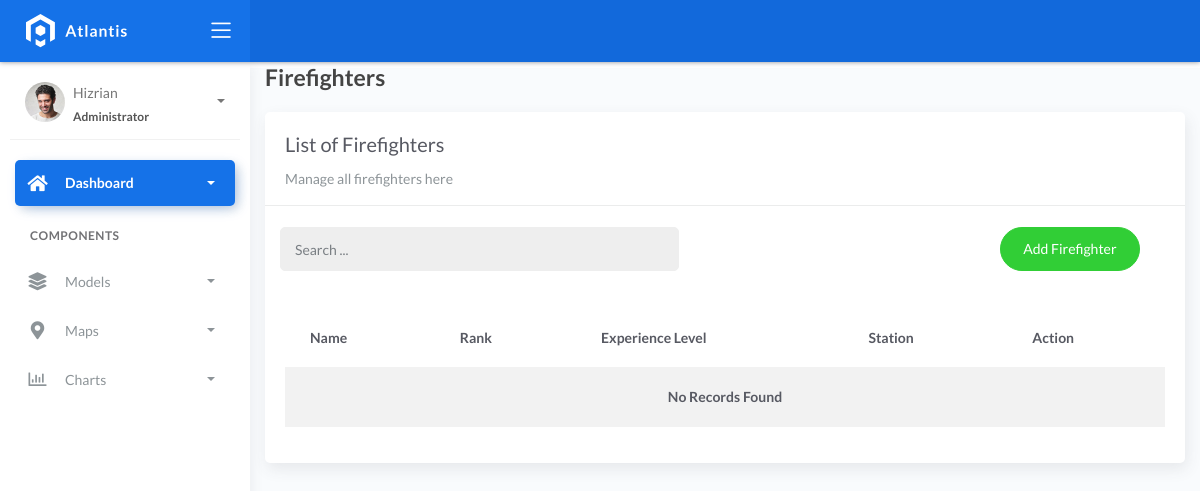
The app's page /firefighters/, older data.
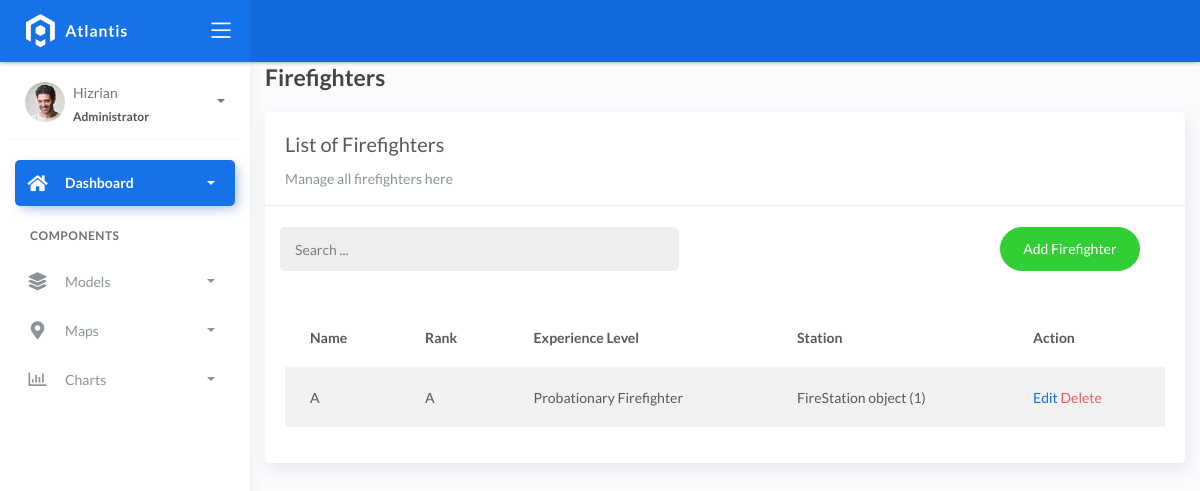
The same page, newer data.
### fire/models.py (models this page shows)
class BaseModel(models.Model):
    created_at = models.DateTimeField(auto_now_add=True, db_index=True)
    updated_at = models.DateTimeField(auto_now=True)
    class Meta:
        abstract = True

class Firefighters(BaseModel):
    XP_CHOICES = (
        ('Probationary Firefighter', 'Probationary Firefighter'),
        ('Firefighter I', 'Firefighter I'),
        ('Firefighter II', 'Firefighter II'),
        ('Firefighter III', 'Firefighter III'),
        ('Driver', 'Driver'),
        ('Captain', 'Captain'),
        ('Battalion Chief', 'Battalion Chief'),)
    name = models.CharField(max_length=150)
    rank = models.CharField(max_length=150)
    experience_level = models.CharField(max_length=150, choices=XP_CHOICES)
    station = models.ForeignKey(FireStation, on_delete=models.CASCADE, null=True, blank=True)

class FireStation(BaseModel):
    name = models.CharField(max_length=150)
    latitude = models.DecimalField(
        max_digits=22, decimal_places=16, null=True, blank=True)
    longitude = models.DecimalField(
        max_digits=22, decimal_places=16, null=True, blank=True)
    address = models.CharField(max_length=150)
    city = models.CharField(max_length=150)  # can be in separate table
    country = models.CharField(max_length=150)  # can be in separate table

### fire/views.py (the view)
# urls.py: path('firefighters/', views.FirefighterListView.as_view(), name='firefighters_list'),
class FirefighterListView(ListView):
    model = Firefighters
    template_name = "firefighters/list.html"
    context_object_name = "firefighters"
    paginate_by = 5

### templates/firefighters/list.html (shortened to what this page needs)
{% extends 'base.html' %} {% block content %}
<div class="content">
    <div class="container-fluid">
        <h4 class="page-title">Firefighters</h4>
        <div class="row">
            <div class="col-md-12">
                <div class="card">
                    <div class="card-header">
                        <div class="card-title">List of Firefighters</div>
                        <div class="card-category">Manage all firefighters here</div>
                    </div>
                    <br />
                    <div class="col-md-12 row">
                        <div class="col-md-6">
                            <form class="navbar-left navbar-form nav-search mr-md-3" action="{% url 'firefighters_list' %}">
                                <div class="input-group">
                                    <input type="text" placeholder="Search ... " class="form-control" name="q" />
                                    <div class="input-group-append">
                                        <span class="input-group-text">
                                        </span>
                                    </div>
                                </div>
                            </form>
                        </div>
                        <div class="col-md-6">
                            <div class="pull-right">
                                <a href="{% url 'firefighters_create' %}" class="btn btn-success btn-rounded">Add Firefighter</a>
                            </div>
                        </div>
                    </div>
                    <div class="card-body">
                        <table class="table table-striped mt-3">
                            <thead>
                                <tr>
                                    <th>Name</th>
                                    <th>Rank</th>
                                    <th>Experience Level</th>
                                    <th>Station</th>
                                    <th>Action</th>
                                </tr>
                            </thead>
                            <tbody>
                                {% for firefighter in object_list %}
                                <tr>
                                    <td>{{ firefighter.name }}</td>
                                    <td>{{ firefighter.rank }}</td>
                                    <td>{{ firefighter.experience_level }}</td>
                                    <td>{{ firefighter.station }}</td>
                                    <td>
                                        <a href="{% url 'firefighters_update' firefighter.id %}">Edit</a>
                                        <a href="{% url 'firefighters_delete' firefighter.id %}" class="text-danger">Delete</a>
                                    </td>
                                </tr>
                                {% empty %}
                                <tr>
                                    <td colspan="7" style="text-align: center;">
                                        <p class="text-sm font-weight-bold mb-0">No Records Found</p>
                                    </td>
                                </tr>
                                {% endfor %}
                            </tbody>
                        </table>
                    </div>
                </div>
            </div>
        </div>
    </div>
</div>
{% endblock %}

Row changes from the older to the newer data that the page shows:
added Firefighters: name "A", rank "A", experience_level "Probationary Firefighter", station "FireStation object (1)"
Text that changed along with them:
text no longer shown: "No Records Found"
